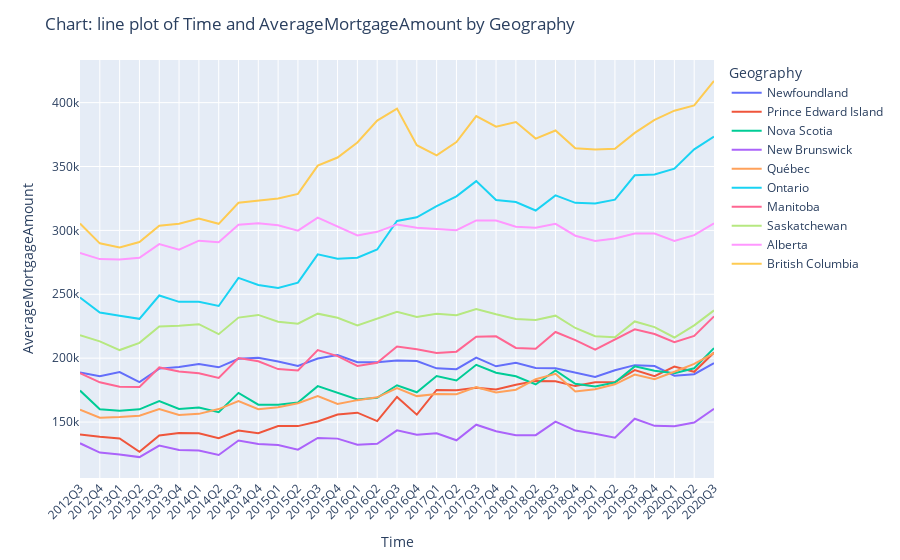
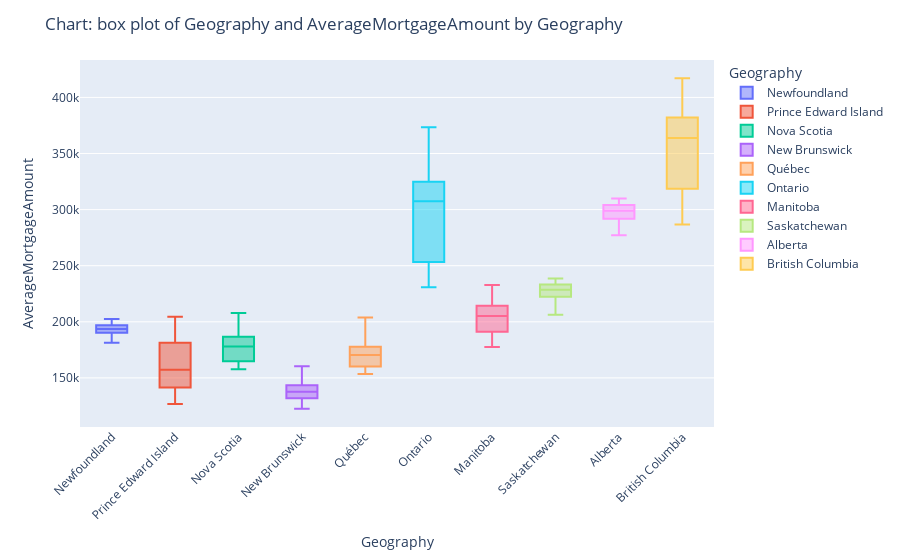
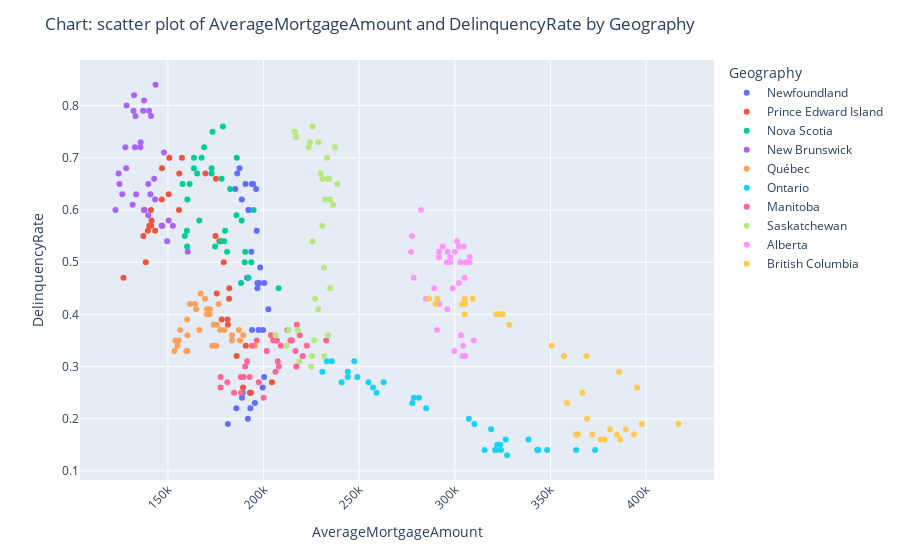

Notebook code for these charts, in order:
### Code cell
%run -i ./nb-scripts/base_script.py
